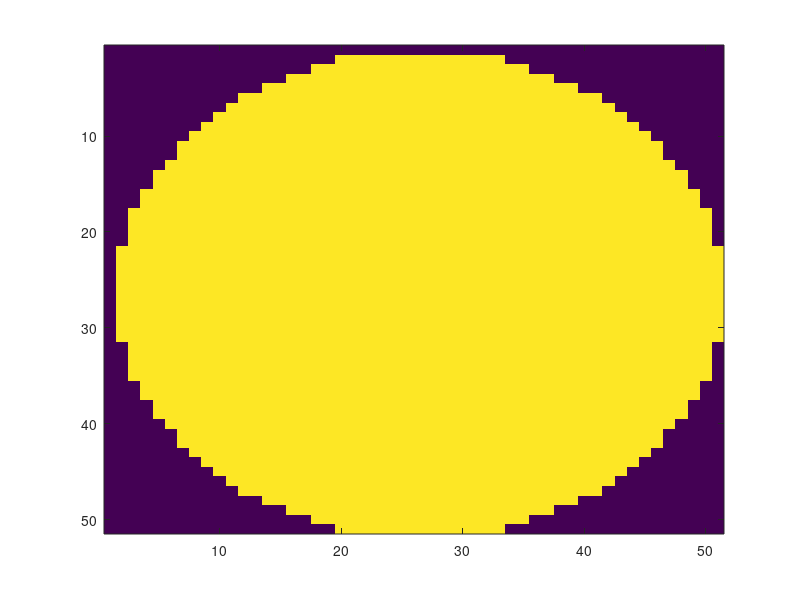

MATLAB code for this plot:
xrange = 0.051;
yrange = 0.051;
dx = xrange / 10;
dx = 0.001;
ix = round(xrange / dx);
jx = round(yrange / dx);
p1 = ones(ix, jx);

center_x = xrange/2;
center_y = yrange/2;
kei = xrange / 2;
for x1_s = 0 : dx : xrange
	y1_s = center_y + sqrt(kei^2 - (x1_s - center_x)^2);
    i1 = round(x1_s/dx) + 1;
    j1 = round(y1_s/dx) + 1;
    u1(i1, j1) = 0;
    v1(i1, j1) = 0;
    for jstair = j1 : jx + 1
    	p1(i1, jstair) = 0;
        %v1(i1, jstair) = 0;
    end
end
for x1_s = 0 : dx : xrange
	y1_s = center_y - sqrt(kei^2 - (x1_s - center_x)^2);
    i1 = round(x1_s/dx) + 1;
    j1 = round(y1_s/dx) + 1;
    %p1(i1, j1) = 0;
    %v1(i1, j1) = 0;
	for jstair = 1 : j1
        p1(i1, jstair) = 0;
        %v1(i1, jstair) = 0;
    end
end

x = 1 : ix;
y = 1 : jx;
imagesc(x, y, p1(x, y))
